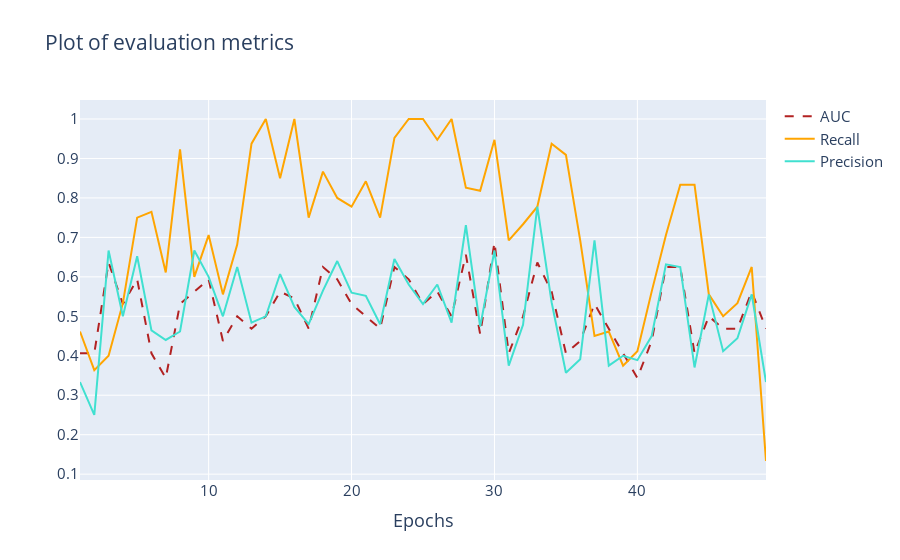

Notebook cell for this chart:
### Code cell
fig = go.Figure()
fig.add_trace(go.Scatter(x=list(range(1,50)), y=history.history['accuracy'],
                         line=dict(color='firebrick', width=2, dash='dash'), name='AUC'))
fig.add_trace(go.Scatter(x=list(range(1,50)), y=history.history['Recall'],
                         line=dict(color='orange', width=2), name='Recall'))
 
fig.add_trace(go.Scatter(x=list(range(1,50)), y=history.history['Precision'],
                         line=dict(color='turquoise', width=2), name='Precision'))

fig.update_layout(title_text='Plot of evaluation metrics', font_size=15, xaxis_title='Epochs')
fig.show()

### Figure 1 — Plotly figure (JSON) as saved in the notebook; plotly's stock layout.template omitted (floating-point values rounded to 4 significant figures)
{"data": [{"line": {"color": "firebrick", "dash": "dash", "width": 2}, "name": "AUC", "type": "scatter", "x": [1, 2, 3, 4, 5, 6, 7, 8, 9, 10, 11, 12, 13, 14, 15, 16, 17, 18, 19, 20, 21, 22, 23, 24, 25, 26, 27, 28, 29, 30, 31, 32, 33, 34, 35, 36, 37, 38, 39, 40, 41, 42, 43, 44, 45, 46, 47, 48, 49], "y": [0.4062, 0.4062, 0.6364, 0.5312, 0.5938, 0.4062, 0.3438, 0.5312, 0.5625, 0.5938, 0.4375, 0.5, 0.4688, 0.5, 0.5625, 0.5455, 0.4688, 0.625, 0.5938, 0.5312, 0.5, 0.4688, 0.625, 0.5938, 0.5312, 0.5625, 0.5, 0.6562, 0.4545, 0.6875, 0.4062, 0.5, 0.6364, 0.5625, 0.4062, 0.4375, 0.5312, 0.4688, 0.4062, 0.3438, 0.4375, 0.625, 0.625, 0.4062, 0.5, 0.4688, 0.4688, 0.5625, 0.4688, 0.4062]}, {"line": {"color": "orange", "width": 2}, "name": "Recall", "type": "scatter", "x": [1, 2, 3, 4, 5, 6, 7, 8, 9, 10, 11, 12, 13, 14, 15, 16, 17, 18, 19, 20, 21, 22, 23, 24, 25, 26, 27, 28, 29, 30, 31, 32, 33, 34, 35, 36, 37, 38, 39, 40, 41, 42, 43, 44, 45, 46, 47, 48, 49], "y": [0.4615, 0.3636, 0.4, 0.5333, 0.75, 0.7647, 0.6111, 0.9231, 0.6, 0.7059, 0.5556, 0.6818, 0.9375, 1, 0.85, 1, 0.75, 0.8667, 0.8, 0.7778, 0.8421, 0.75, 0.9524, 1, 1, 0.9474, 1, 0.8261, 0.8182, 0.9474, 0.6923, 0.7333, 0.7778, 0.9375, 0.9091, 0.6923, 0.45, 0.4615, 0.375, 0.4118, 0.5625, 0.7059, 0.8333, 0.8333, 0.5556, 0.5, 0.5333, 0.625, 0.1333, 0.2941]}, {"line": {"color": "turquoise", "width": 2}, "name": "Precision", "type": "scatter", "x": [1, 2, 3, 4, 5, 6, 7, 8, 9, 10, 11, 12, 13, 14, 15, 16, 17, 18, 19, 20, 21, 22, 23, 24, 25, 26, 27, 28, 29, 30, 31, 32, 33, 34, 35, 36, 37, 38, 39, 40, 41, 42, 43, 44, 45, 46, 47, 48, 49], "y": [0.3333, 0.25, 0.6667, 0.5, 0.6522, 0.4643, 0.44, 0.4615, 0.6667, 0.6, 0.5, 0.625, 0.4839, 0.5, 0.6071, 0.5238, 0.48, 0.5652, 0.64, 0.56, 0.5517, 0.48, 0.6452, 0.5806, 0.5312, 0.5806, 0.4839, 0.7308, 0.4737, 0.6667, 0.375, 0.4783, 0.7778, 0.5357, 0.3571, 0.3913, 0.6923, 0.375, 0.4, 0.3889, 0.45, 0.6316, 0.625, 0.3704, 0.5556, 0.4118, 0.4444, 0.5556, 0.3333, 0.4167]}], "layout": {"font": {"size": 15}, "title": {"text": "Plot of evaluation metrics"}, "xaxis": {"title": {"text": "Epochs"}}}}
